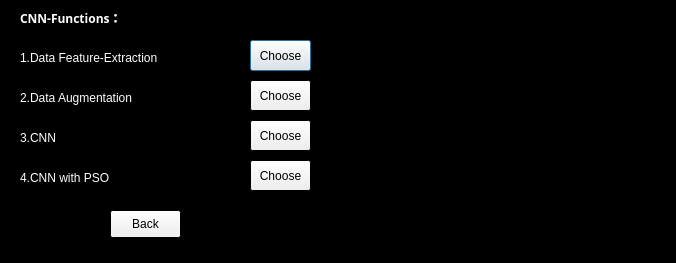
<?xml version="1.0" encoding="UTF-8"?>
<ui version="4.0">
 <class>Dialog</class>
 <widget class="QDialog" name="Dialog">
  <property name="geometry">
   <rect>
    <x>0</x>
    <y>0</y>
    <width>676</width>
    <height>263</height>
   </rect>
  </property>
  <property name="palette">
   <palette>
    <active>
     <colorrole role="Base">
      <brush brushstyle="SolidPattern">
       <color alpha="255">
        <red>255</red>
        <green>255</green>
        <blue>255</blue>
       </color>
      </brush>
     </colorrole>
     <colorrole role="Window">
      <brush brushstyle="SolidPattern">
       <color alpha="255">
        <red>0</red>
        <green>0</green>
        <blue>0</blue>
       </color>
      </brush>
     </colorrole>
    </active>
    <inactive>
     <colorrole role="Base">
      <brush brushstyle="SolidPattern">
       <color alpha="255">
        <red>255</red>
        <green>255</green>
        <blue>255</blue>
       </color>
      </brush>
     </colorrole>
     <colorrole role="Window">
      <brush brushstyle="SolidPattern">
       <color alpha="255">
        <red>0</red>
        <green>0</green>
        <blue>0</blue>
       </color>
      </brush>
     </colorrole>
    </inactive>
    <disabled>
     <colorrole role="Base">
      <brush brushstyle="SolidPattern">
       <color alpha="255">
        <red>0</red>
        <green>0</green>
        <blue>0</blue>
       </color>
      </brush>
     </colorrole>
     <colorrole role="Window">
      <brush brushstyle="SolidPattern">
       <color alpha="255">
        <red>0</red>
        <green>0</green>
        <blue>0</blue>
       </color>
      </brush>
     </colorrole>
    </disabled>
   </palette>
  </property>
  <property name="windowTitle">
   <string>Bearing Fault Modeling and PHM Analysis</string>
  </property>
  <widget class="QLabel" name="label">
   <property name="geometry">
    <rect>
     <x>20</x>
     <y>10</y>
     <width>161</width>
     <height>16</height>
    </rect>
   </property>
   <property name="palette">
    <palette>
     <active>
      <colorrole role="WindowText">
       <brush brushstyle="SolidPattern">
        <color alpha="255">
         <red>255</red>
         <green>255</green>
         <blue>255</blue>
        </color>
       </brush>
      </colorrole>
     </active>
     <inactive>
      <colorrole role="WindowText">
       <brush brushstyle="SolidPattern">
        <color alpha="255">
         <red>255</red>
         <green>255</green>
         <blue>255</blue>
        </color>
       </brush>
      </colorrole>
     </inactive>
     <disabled>
      <colorrole role="WindowText">
       <brush brushstyle="SolidPattern">
        <color alpha="255">
         <red>120</red>
         <green>120</green>
         <blue>120</blue>
        </color>
       </brush>
      </colorrole>
     </disabled>
    </palette>
   </property>
   <property name="font">
    <font>
     <family>Arial Black</family>
     <weight>75</weight>
     <bold>true</bold>
    </font>
   </property>
   <property name="text">
    <string>CNN-Functions：</string>
   </property>
  </widget>
  <widget class="QLabel" name="label_2">
   <property name="geometry">
    <rect>
     <x>20</x>
     <y>50</y>
     <width>271</width>
     <height>16</height>
    </rect>
   </property>
   <property name="palette">
    <palette>
     <active>
      <colorrole role="WindowText">
       <brush brushstyle="SolidPattern">
        <color alpha="255">
         <red>255</red>
         <green>255</green>
         <blue>255</blue>
        </color>
       </brush>
      </colorrole>
     </active>
     <inactive>
      <colorrole role="WindowText">
       <brush brushstyle="SolidPattern">
        <color alpha="255">
         <red>255</red>
         <green>255</green>
         <blue>255</blue>
        </color>
       </brush>
      </colorrole>
     </inactive>
     <disabled>
      <colorrole role="WindowText">
       <brush brushstyle="SolidPattern">
        <color alpha="255">
         <red>120</red>
         <green>120</green>
         <blue>120</blue>
        </color>
       </brush>
      </colorrole>
     </disabled>
    </palette>
   </property>
   <property name="text">
    <string>1.Data Feature-Extraction</string>
   </property>
  </widget>
  <widget class="QLabel" name="label_3">
   <property name="geometry">
    <rect>
     <x>20</x>
     <y>90</y>
     <width>251</width>
     <height>16</height>
    </rect>
   </property>
   <property name="palette">
    <palette>
     <active>
      <colorrole role="WindowText">
       <brush brushstyle="SolidPattern">
        <color alpha="255">
         <red>255</red>
         <green>255</green>
         <blue>255</blue>
        </color>
       </brush>
      </colorrole>
     </active>
     <inactive>
      <colorrole role="WindowText">
       <brush brushstyle="SolidPattern">
        <color alpha="255">
         <red>255</red>
         <green>255</green>
         <blue>255</blue>
        </color>
       </brush>
      </colorrole>
     </inactive>
     <disabled>
      <colorrole role="WindowText">
       <brush brushstyle="SolidPattern">
        <color alpha="255">
         <red>120</red>
         <green>120</green>
         <blue>120</blue>
        </color>
       </brush>
      </colorrole>
     </disabled>
    </palette>
   </property>
   <property name="text">
    <string>2.Data Augmentation</string>
   </property>
  </widget>
  <widget class="QPushButton" name="pushButton_feature_extraction">
   <property name="geometry">
    <rect>
     <x>250</x>
     <y>40</y>
     <width>61</width>
     <height>31</height>
    </rect>
   </property>
   <property name="text">
    <string>Choose</string>
   </property>
  </widget>
  <widget class="QPushButton" name="pushButton_Augmentation">
   <property name="geometry">
    <rect>
     <x>250</x>
     <y>80</y>
     <width>61</width>
     <height>31</height>
    </rect>
   </property>
   <property name="text">
    <string>Choose</string>
   </property>
  </widget>
  <widget class="QPushButton" name="pushButton_back">
   <property name="geometry">
    <rect>
     <x>110</x>
     <y>210</y>
     <width>71</width>
     <height>28</height>
    </rect>
   </property>
   <property name="text">
    <string>Back</string>
   </property>
  </widget>
  <widget class="QLabel" name="label_4">
   <property name="geometry">
    <rect>
     <x>20</x>
     <y>130</y>
     <width>251</width>
     <height>16</height>
    </rect>
   </property>
   <property name="palette">
    <palette>
     <active>
      <colorrole role="WindowText">
       <brush brushstyle="SolidPattern">
        <color alpha="255">
         <red>255</red>
         <green>255</green>
         <blue>255</blue>
        </color>
       </brush>
      </colorrole>
     </active>
     <inactive>
      <colorrole role="WindowText">
       <brush brushstyle="SolidPattern">
        <color alpha="255">
         <red>255</red>
         <green>255</green>
         <blue>255</blue>
        </color>
       </brush>
      </colorrole>
     </inactive>
     <disabled>
      <colorrole role="WindowText">
       <brush brushstyle="SolidPattern">
        <color alpha="255">
         <red>120</red>
         <green>120</green>
         <blue>120</blue>
        </color>
       </brush>
      </colorrole>
     </disabled>
    </palette>
   </property>
   <property name="text">
    <string>3.CNN</string>
   </property>
  </widget>
  <widget class="QLabel" name="label_5">
   <property name="geometry">
    <rect>
     <x>20</x>
     <y>170</y>
     <width>251</width>
     <height>16</height>
    </rect>
   </property>
   <property name="palette">
    <palette>
     <active>
      <colorrole role="WindowText">
       <brush brushstyle="SolidPattern">
        <color alpha="255">
         <red>255</red>
         <green>255</green>
         <blue>255</blue>
        </color>
       </brush>
      </colorrole>
     </active>
     <inactive>
      <colorrole role="WindowText">
       <brush brushstyle="SolidPattern">
        <color alpha="255">
         <red>255</red>
         <green>255</green>
         <blue>255</blue>
        </color>
       </brush>
      </colorrole>
     </inactive>
     <disabled>
      <colorrole role="WindowText">
       <brush brushstyle="SolidPattern">
        <color alpha="255">
         <red>120</red>
         <green>120</green>
         <blue>120</blue>
        </color>
       </brush>
      </colorrole>
     </disabled>
    </palette>
   </property>
   <property name="text">
    <string>4.CNN with PSO</string>
   </property>
  </widget>
  <widget class="QPushButton" name="pushButton_cnn">
   <property name="geometry">
    <rect>
     <x>250</x>
     <y>120</y>
     <width>61</width>
     <height>31</height>
    </rect>
   </property>
   <property name="text">
    <string>Choose</string>
   </property>
  </widget>
  <widget class="QPushButton" name="pushButton_cnn_pso">
   <property name="geometry">
    <rect>
     <x>250</x>
     <y>160</y>
     <width>61</width>
     <height>31</height>
    </rect>
   </property>
   <property name="text">
    <string>Choose</string>
   </property>
  </widget>
 </widget>
 <resources/>
 <connections/>
</ui>
